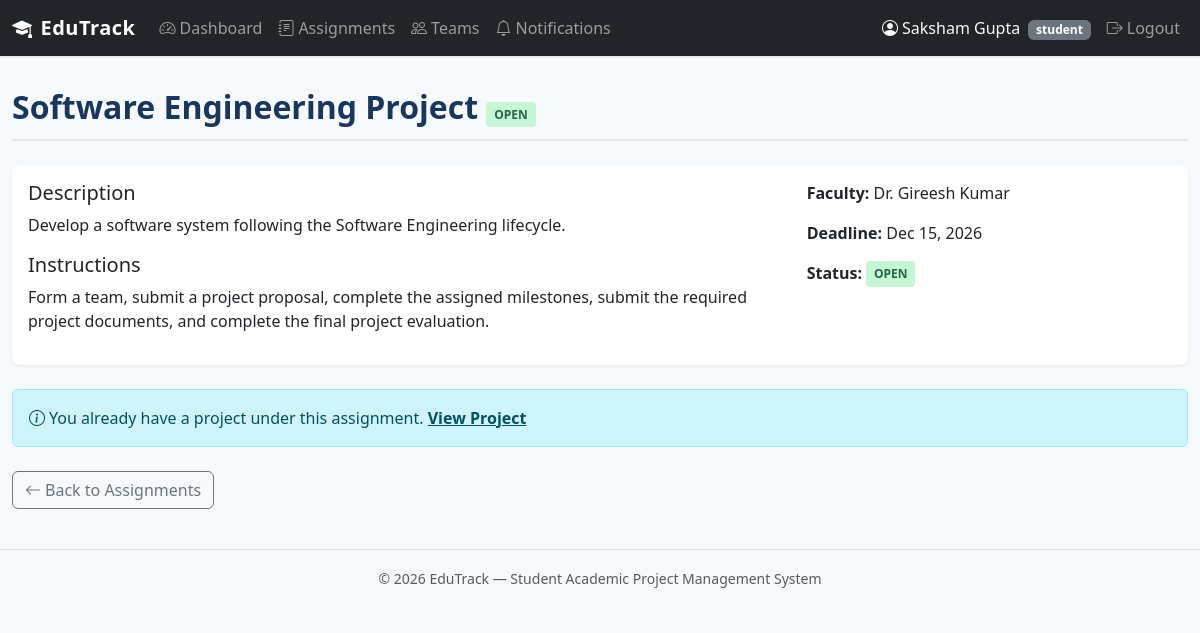
The app's page /student/assignment/1 (signed in) with its own data.
### tables this page shows
CREATE TABLE assignments (
    assignment_id INTEGER PRIMARY KEY AUTOINCREMENT,
    title TEXT NOT NULL,
    description TEXT,
    instructions TEXT,
    faculty_id INTEGER NOT NULL,
    deadline TEXT,
    status TEXT NOT NULL DEFAULT 'OPEN' CHECK(status IN ('OPEN', 'CLOSED')),
    created_at TIMESTAMP DEFAULT CURRENT_TIMESTAMP,
    updated_at TIMESTAMP DEFAULT CURRENT_TIMESTAMP,
    FOREIGN KEY (faculty_id) REFERENCES users(user_id)
);

CREATE TABLE users (
    user_id INTEGER PRIMARY KEY AUTOINCREMENT,
    name TEXT NOT NULL,
    email TEXT UNIQUE NOT NULL,
    password_hash TEXT NOT NULL,
    role TEXT NOT NULL CHECK(role IN ('student', 'faculty', 'admin')),
    is_active INTEGER NOT NULL DEFAULT 1,
    created_at TIMESTAMP DEFAULT CURRENT_TIMESTAMP
);

### routes/student.py (the view)
@student_bp.route('/assignment/<int:assignment_id>')
@role_required('student')
def assignment_detail(assignment_id):
    assignment = query_db('''
        SELECT a.*, u.name AS faculty_name
        FROM assignments a
        JOIN users u ON a.faculty_id = u.user_id
        WHERE a.assignment_id = ?
    ''', [assignment_id], one=True)
    if not assignment:
        flash('Assignment not found.', 'danger')
        return redirect(url_for('student.assignments'))
    project = query_db('''
        SELECT p.*
        FROM projects p
        JOIN team_members tm ON p.team_id = tm.team_id
        WHERE p.assignment_id = ? AND tm.student_id = ?
    ''', [assignment_id, session['user_id']], one=True)
    return render_template('student/assignment_detail.html',
                           assignment=assignment, project=project)

### db.py (called while the page is built)
def get_db():
    if 'db' not in g:
        g.db = sqlite3.connect(
            current_app.config['DATABASE'],
            detect_types=sqlite3.PARSE_DECLTYPES
        )
        g.db.row_factory = sqlite3.Row
        g.db.execute('PRAGMA foreign_keys = ON')
    return g.db

def query_db(query, args=(), one=False):
    cur = get_db().execute(query, args)
    rv = cur.fetchall()
    cur.close()
    return (rv[0] if rv else None) if one else rv

### routes/__init__.py (called while the page is built)
def role_required(role):
    def decorator(f):
        @wraps(f)
        def decorated_function(*args, **kwargs):
            if 'user_id' not in session:
                flash('Please log in to access this page.', 'warning')
                return redirect(url_for('auth.login'))
            if session.get('role') != role:
                abort(403)
            return f(*args, **kwargs)
        return decorated_function
    return decorator

### routes/auth.py (called while the page is built)
@auth_bp.app_context_processor
def inject_unread_count():
    if 'user_id' in session:
        count = query_db(
            'SELECT COUNT(*) AS cnt FROM notifications WHERE user_id = ? AND is_read = 0',
            [session['user_id']], one=True
        )
        return {'unread_count': count['cnt'] if count else 0}
    return {'unread_count': 0}

### templates/student/assignment_detail.html (shortened to what this page needs)
{% extends "base.html" %}
{% block content %}
<div class="page-header">
    <h2>{{ assignment['title'] }}
        <span class="badge-status {{ assignment['status']|status_class }}">{{ assignment['status'] }}</span>
    </h2>
</div>
<div class="card mb-4">
    <div class="card-body">
        <div class="row">
            <div class="col-md-8">
                <h5>Description</h5>
                <p>{{ assignment['description'] or 'No description provided.' }}</p>
                <h5>Instructions</h5>
                <p>{{ assignment['instructions'] or 'No instructions provided.' }}</p>
            </div>
            <div class="col-md-4">
                <p><strong>Faculty:</strong> {{ assignment['faculty_name'] }}</p>
                <p><strong>Deadline:</strong> {{ assignment['deadline']|format_date }}</p>
                <p><strong>Status:</strong> <span class="badge-status {{ assignment['status']|status_class }}">{{ assignment['status'] }}</span></p>
            </div>
        </div>
    </div>
</div>
{% if assignment['status'] == 'OPEN' %}
    {% if project %}
    <div class="alert alert-info">
        <i class="bi bi-info-circle me-1"></i>You already have a project under this assignment.
        <a href="{{ url_for('student.project_detail', project_id=project['project_id']) }}" class="alert-link">View Project</a>
    </div>
    {% else %}
    <a href="{{ url_for('student.project_create', assignment_id=assignment['assignment_id']) }}" class="btn btn-primary">
        <i class="bi bi-plus-circle me-1"></i>Start Project
    </a>
    {% endif %}
{% else %}
<div class="alert alert-secondary"><i class="bi bi-lock me-1"></i>This assignment is closed.</div>
{% endif %}
<a href="{{ url_for('student.assignments') }}" class="btn btn-outline-secondary mt-2"><i class="bi bi-arrow-left me-1"></i>Back to Assignments</a>
{% endblock %}

### static/css/style.css (style rules this page uses)
:root { --primary: #2c5282; --primary-dark: #1a365d; --primary-light: #ebf4ff; --success: #276749; --warning: #c05621; --danger: #c53030; --gray-50: #f7fafc; --gray-100: #edf2f7; --gray-200: #e2e8f0; --gray-500: #a0aec0; --gray-600: #718096; --gray-700: #4a5568; --gray-800: #2d3748; --gray-900: #1a202c; }
body { font-family: 'Segoe UI', system-ui, -apple-system, sans-serif; background: var(--gray-50); color: var(--gray-800); min-height: 100vh; }
.card { border: none; border-radius: .5rem; box-shadow: 0 1px 3px rgba(0,0,0,.08); transition: box-shadow .2s; }
.badge-status { font-size: .75rem; padding: .35em .65em; border-radius: .25rem; font-weight: 600; }
.badge-open { background: #c6f6d5; color: var(--success); }
.page-header { margin-bottom: 1.5rem; padding-bottom: .75rem; border-bottom: 2px solid var(--gray-200); }
.page-header h2 { font-weight: 700; color: var(--primary-dark); margin: 0; }

### records on screen
assignments: title "Software Engineering Project", status "OPEN", description "Develop a software system following the Software Engineering lifecycle.", instructions "Form a team, submit a project proposal, complete the assigned milestones, submit the required project documents, and complete the final project evaluation.", deadline "Dec 15, 2026"
users: faculty_name "Dr. Gireesh Kumar"

### other values on screen
{{ session.get('user_name', '') }} "Saksham Gupta"
{{ session.get('role', '') }} "student"
